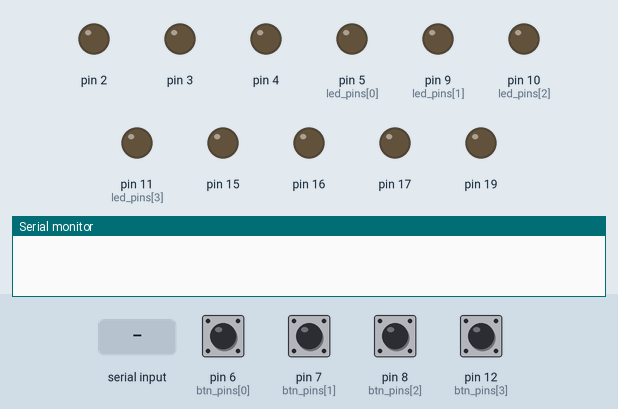
Recording of a sketch running on a simulated Arduino Uno, built with avr-gcc and run on an emulated ATmega328P. Parts: output pins drawn as LEDs (lit = HIGH), the last lines printed to the serial monitor. The inputs (shaded band) are chosen by the test bench; at power-on: pin 6 (btn_pins[0]), pin 7 (btn_pins[1]), pin 8 (btn_pins[2]), pin 12 (btn_pins[3]) HIGH. Pins used as bus, display or sensor lines are not drawn.

Above: at 1.2 s.
1.3 s: byte 30 received over Serial
At 1.7 s:
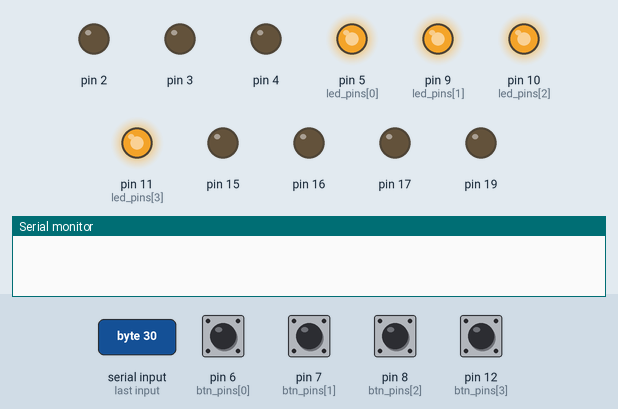
2.8 s: byte 90 received over Serial
At 3.5 s:
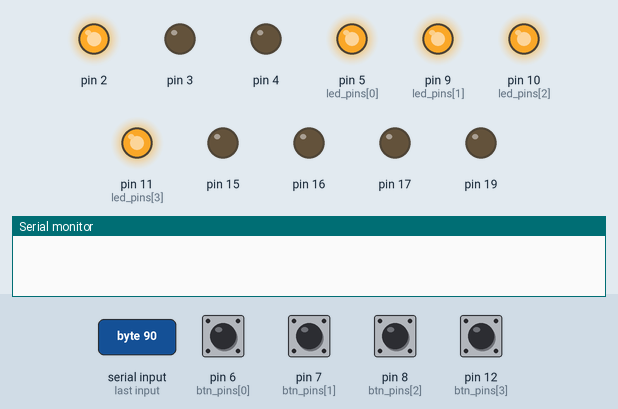
4.3 s: pin 6 (btn_pins[0]) pulled HIGH for 0.15 s
At 6.1 s:
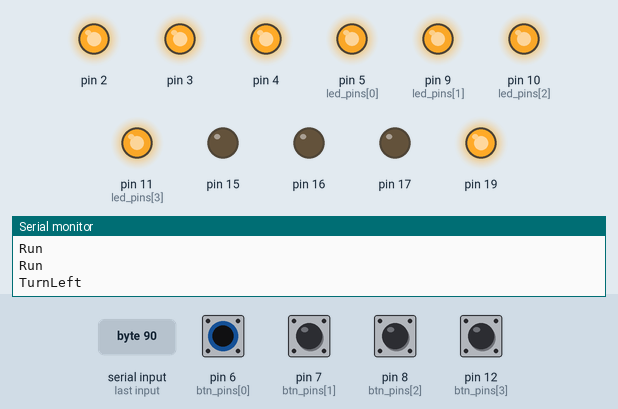
7.3 s: pin 6 (btn_pins[0]) pulled LOW for 1 s
At 9.8 s:
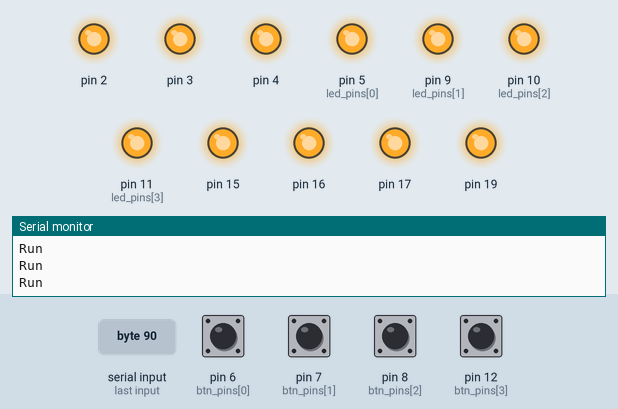
10.5 s: pin 7 (btn_pins[1]) pulled LOW for 0.15 s
13.6 s: pin 6 (btn_pins[0]) pulled LOW for 0.15 s
At 14.8 s:
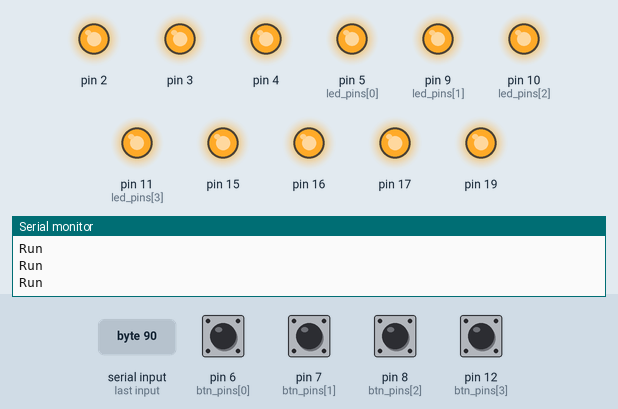
Timing chart, 0 to 16.6 s (numbered marks = the images above; inputs shaded):
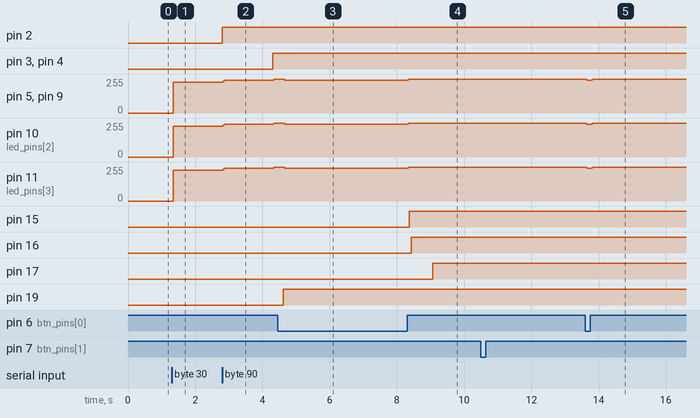

The sketch:

physical_computing_kadai2_arduino.ino
```cpp
#define btn1 6
#define btn2 7
#define btn3 8
#define btn4 12
#define FADE_TIME 2

int incomingByte = 0;
int led_pins[] = {5, 9, 10, 11};
int btn_pins[] = {6, 7, 8, 12};
int status[4];
int btn2_old;
int btn3_old;
int btn4_old;
void setup(){
  Serial.begin(9600);
  for (int i=0; i<4; i++) {
    pinMode(btn_pins[i], INPUT);
    pinMode(led_pins[i], OUTPUT);
  }
}
void loop(){
  if (Serial.available() > 0) {
    // 受信したデータの1バイトを読み取る
    incomingByte = Serial.read();
  }
  LedManager();
  for(int k=0; k<4; k++){
    status[k] = digitalRead(btn_pins[k]);
  }
  if(status[0] == HIGH){
    Serial.println("Run");
  }
  if(status[1] == HIGH && btn2_old == LOW){
    Serial.println("TurnLeft");
    delay(300);
  }
  btn2_old = status[1];
  if(status[2] == HIGH && btn3_old == LOW){
    Serial.println("TurnRight");
    delay(300);
  }
  btn3_old = status[2];
  if(status[3] == HIGH && btn4_old == LOW){
    Serial.println("Light");
    delay(300);
  }
  btn4_old = status[3];
}

void LedManager(){
  for(int i=0; i<4; i++){
    digitalWrite(led_pins[i], LOW);
  }
  for(int i=0; i<incomingByte; i++){
    digitalWrite(led_pins[i], HIGH);
  }
}
```

Measured:
- after the input at 1.3 s, pin 5 (led_pins[0]), pin 9 (led_pins[1]): 0/255 → 231/255 at once; pin 10 (led_pins[2]): 0/255 → 230/255 at once; pin 11 (led_pins[3]): 0/255 → 229/255 at once
- after the input at 2.8 s, pin 2: LOW → HIGH at once; pin 5 (led_pins[0]), pin 9 (led_pins[1]): 231/255 → 245/255 at once; pin 10 (led_pins[2]): 230/255 → 245/255 at once; pin 11 (led_pins[3]): 229/255 → 244/255 at once
- after the input at 4.3 s, pin 3, pin 4: LOW → HIGH at once; pin 5 (led_pins[0]), pin 9 (led_pins[1]), pin 10 (led_pins[2]): 245/255 → 255/255 at once, → 245/255 0.32 s later; pin 11 (led_pins[3]): 244/255 → 255/255 at once, → 244/255 0.32 s later; pin 19: LOW → HIGH after 0.32 s
- after the input at 7.3 s, pin 5 (led_pins[0]), pin 9 (led_pins[1]), pin 10 (led_pins[2]): 245/255 → 253/255 after 1.0 s, → 255/255 0.20 s later; pin 11 (led_pins[3]): 244/255 → 253/255 after 1.0 s, → 255/255 0.20 s later; pin 15, pin 16: LOW → HIGH after 1.1 s; pin 17: LOW → HIGH after 1.8 s
- after the input at 13.6 s, pin 5 (led_pins[0]), pin 9 (led_pins[1]), pin 10 (led_pins[2]): 255/255 → 245/255 after 0.05 s, → 254/255 0.16 s later; pin 11 (led_pins[3]): 255/255 → 244/255 after 0.05 s, → 254/255 0.16 s later
